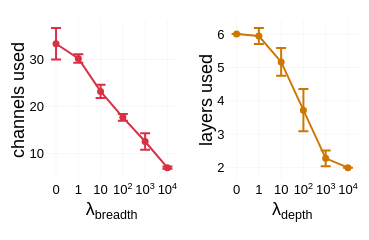

Notebook source saved alongside this figure:
### Code cell
# lambdas vs resources used according to pruning
fig = make_subplots(rows=1, cols=2, horizontal_spacing=0.15)
fig.update_layout(margin=dict(l=45, r=10, t=20, b=60))
fig.update_layout(height=WIDTH * 0.2, width=WIDTH * 0.35)

for i, cost_name in enumerate(["breadth", "depth"]):
    y_col = "channels_used" if cost_name == "breadth" else "layers_used"
    x_col = f"lam_{cost_name}"
    instance_means = model_df.groupby([x_col, "instance"])[y_col].mean().reset_index()
    grouped = instance_means.groupby(x_col)[y_col].apply(
        lambda x: pd.Series({
            "mean": np.mean(x),
            "std": np.std(x, ddof=1),
        })
    ).unstack().reset_index()

    multiplier = t.ppf(0.975, df=cfg_base.experiment.n_instances - 1)
    sem = multiplier * grouped["std"] / np.sqrt(cfg_base.experiment.n_instances)

    fig.add_trace(
        go.Scatter(
            x=grouped[x_col],
            y=grouped["mean"],
            error_y=dict(type="data", array=sem, visible=True),
            mode="lines+markers",
            name=cost_name,
            marker_color=cfg_base.plotting[cost_name],
        ),
        row=1, col=i+1
    )
    fig.update_xaxes(title_text=f"λ<sub>{cost_name}</sub>", row=1, col=i+1)
    title_text = "channels used" if cost_name == "breadth" else "layers used"
    fig.update_yaxes(title_text=title_text, row=1, col=i+1)

fig.update_xaxes(
    type="category",
    categoryorder="array",
    categoryarray=TICK_VALS,
    tickmode="array",
    tickvals=TICK_VALS,
    ticktext=TICK_TEXT,
    tickangle=0,
    title_standoff=6,
)
fig.update_yaxes(zeroline=False, title_standoff=0)
fig.show()
nn_bowl.utils.save_figure(fig, figures_dir, "breadth_depth_resources_used_ci", scale=2)

### Figure 1 — Plotly figure (JSON) as saved in the notebook; plotly's stock layout.template omitted (floating-point values rounded to 4 significant figures)
{"data": [{"error_y": {"array": [3.349, 0.9072, 1.407, 0.7211, 1.766, 0.2565], "type": "data", "visible": true}, "marker": {"color": "#d93045"}, "mode": "lines+markers", "name": "breadth", "type": "scatter", "x": [0.0, 1.0, 10.0, 100.0, 1000.0, 10000.0], "xaxis": "x", "y": [33.32, 30.19, 23.2, 17.68, 12.56, 7.004], "yaxis": "y"}, {"error_y": {"array": [0.0, 0.239, 0.414, 0.6324, 0.239, 0.0], "type": "data", "visible": true}, "marker": {"color": "#cf7602"}, "mode": "lines+markers", "name": "depth", "type": "scatter", "x": [0.0, 1.0, 10.0, 100.0, 1000.0, 10000.0], "xaxis": "x2", "y": [6.0, 5.944, 5.167, 3.722, 2.278, 2.0], "yaxis": "y2"}], "layout": {"height": 211.2, "margin": {"b": 60, "l": 45, "r": 10, "t": 20}, "width": 369.6, "xaxis": {"anchor": "y", "categoryarray": [0, 1, 10, 100, 1000, 10000], "categoryorder": "array", "domain": [0, 0.425], "tickangle": 0, "tickmode": "array", "ticktext": ["0", "1", "10", "10<sup>2</sup>", "10<sup>3</sup>", "10<sup>4</sup>"], "tickvals": [0, 1, 10, 100, 1000, 10000], "title": {"standoff": 6, "text": "λ<sub>breadth</sub>"}, "type": "category"}, "xaxis2": {"anchor": "y2", "categoryarray": [0, 1, 10, 100, 1000, 10000], "categoryorder": "array", "domain": [0.575, 1], "tickangle": 0, "tickmode": "array", "ticktext": ["0", "1", "10", "10<sup>2</sup>", "10<sup>3</sup>", "10<sup>4</sup>"], "tickvals": [0, 1, 10, 100, 1000, 10000], "title": {"standoff": 6, "text": "λ<sub>depth</sub>"}, "type": "category"}, "yaxis": {"anchor": "x", "domain": [0, 1], "title": {"standoff": 0, "text": "channels used"}, "zeroline": false}, "yaxis2": {"anchor": "x2", "domain": [0, 1], "title": {"standoff": 0, "text": "layers used"}, "zeroline": false}}}
